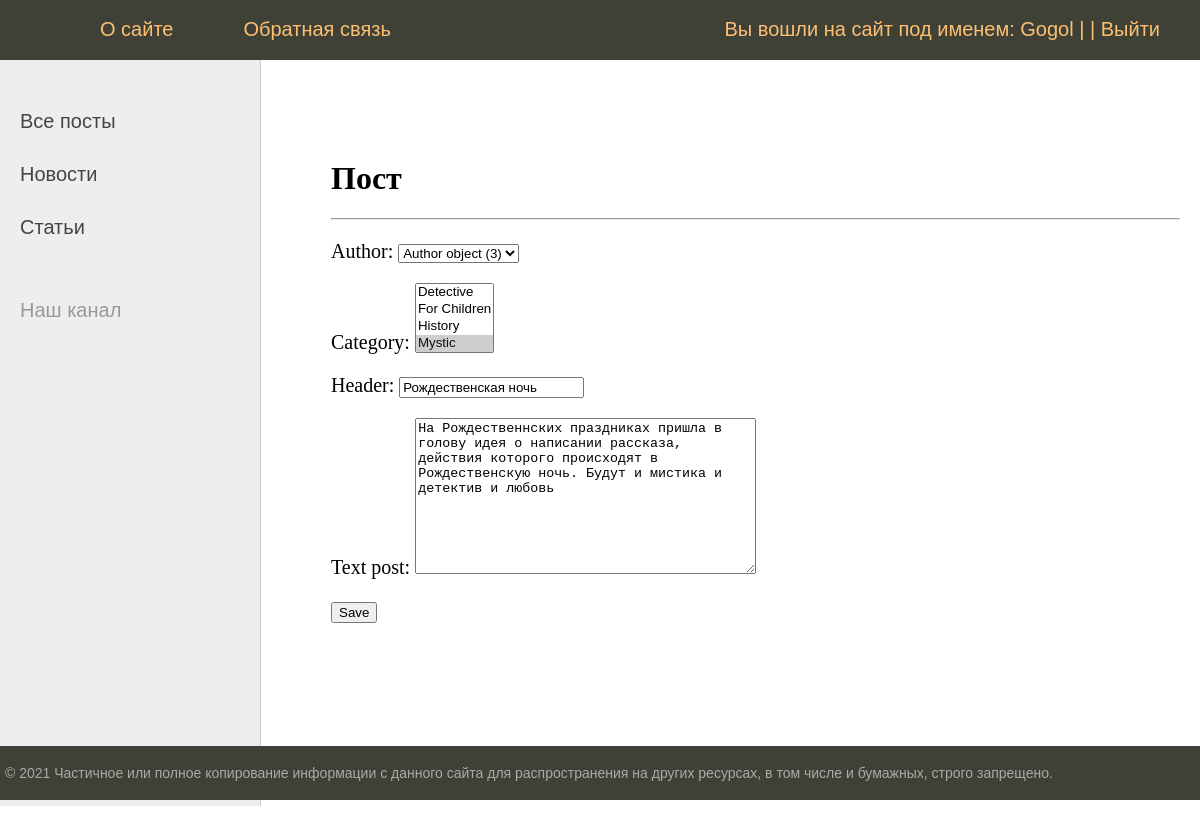
Screenshot of /posts/news/9/update/ (signed in) with the database file from the repository.
### news/models.py (models this page shows, shortened)
class Post(models.Model):
    article_post = 'AR'
    news_post = 'NE'
    POSITIONS = [
        (article_post, 'Статья'),
        (news_post, 'Новость')
    ]
    author = models.ForeignKey(Author, on_delete=models.CASCADE)
    position = models.CharField(max_length=2,
                                choices=POSITIONS,
                                default=article_post)
    time_in = models.DateTimeField(auto_now_add=True)
    category = models.ManyToManyField(Category, through='PostCategory')
    header = models.CharField(max_length=255)
    text_post = models.TextField()
    rating_post = models.IntegerField(default=0)

### news/views.py (the view)
# urls.py: path('news/<int:pk>/update/', PostUpdate.as_view(), name='post_update'),
class PostUpdate(PermissionRequiredMixin, UpdateView):
    permission_required = ('news.change_post',)
    form_class = PostForm
    model = Post
    template_name = 'post_edit.html'
    def get_context_data(self, **kwargs):
        context = super().get_context_data(**kwargs)
        context['menu'] = menu
        context['title'] = 'Все посты'
        return context

### news/forms.py
class PostForm(forms.ModelForm):
   class Meta:
       error_messages = {
           NON_FIELD_ERRORS: {
               'unique_together': "%(model_name)s's %(field_labels)s are not unique.",
           }
       }
       model = Post
       fields = [
           'author',
           'category',
           'header',
           'text_post',
       ]

### news/models.py (called while the page is built)
    def __str__(self):
        return self.name_cat.title()

### templates/post_edit.html (shortened to what this page needs)
{% extends 'flatpages/default.html' %}
{% load custom_tags %}
{% block content %}
<h1>Пост</h1>
<hr>
<form action=" " method="post">
    {{ form.as_p }}
    <input type="submit" value="Save" />
</form>
{% endblock content %}

### templates/flatpages/default.html (shortened to what this page needs)
{% load static %}
<!DOCTYPE html>
<html lang="en">
    <head>
        <link type="text/css" href="{% static 'news/css/styles.css' %}" rel="stylesheet" />
    </head>
    <body>
        <table class="table-page" border=0 cellpadding="0" cellspacing="0">
            <tr><td valign=top>
{% block mainmenu %}
		    <div class="header">
			    <ul id="mainmenu" class="mainmenu">
			    <li class="logo"><a href="{% url 'posts_all' %}"><div class="logo"></div></a></li>
{% for m in menu %}
	{% if not forloop.last %}
			<li><a href="{% url m.url_name %}">{{m.title}}</a></li>
	{% else %}
			{% if request.user.username %}
				<li class="last"> Вы вошли на сайт под именем: {{request.user.username}} |
					| <a href="{% url 'logout' %}">Выйти</a> </li>
			{% else %}
				<li class="last"><a href="{{ m.url_name }}">{{m.title}}</a></li>
			{% endif %}
	{% endif %}
{% endfor %}
			</ul>
		</div>
{% endblock mainmenu %}
<table class="table-content" border=0 cellpadding="0" cellspacing="0">
<tr>
	<td valign="top" class="left-chapters">
	<ul id="leftchapters">
		<li><a href="{% url 'posts_all' %}">Все посты</a></li>
		<li><a href="{% url 'news_all' %}">Новости</a></li>
		<li><a href="#">Статьи</a></li>
		<li class="share">
		<p>Наш канал</p>
		<a class="share-yt" href="https://www.youtube.com/channel/UClJzWfGWuGJL2t-3dYKcHTA/playlists" target="_blank" rel="nofollow"></a>
		</li>
	</ul>
</td>
<td valign="top" class="content">
	<div class="content-text">
{% block content %}
{% endblock %}
	</div>
</td></tr></table>
</td></tr>
<tr><td valign=top>
	<div id="footer">
		<p>&copy; 2021 Частичное или полное копирование информации с данного сайта для распространения на других ресурсах, в том числе и бумажных, строго запрещено.</p>
	</div>
</td></tr></table>
</body>
</html>

### static/css/styles.css (style rules this page uses)
html, body { font-family: 'Arial'; margin: 0; padding: 0; height: 100%; width: 100%; color: #444; }
a { color: #0059b2; text-decoration: none; }
.table-page { width: 100%; height: 100%; vertical-align: top; }
.table-page tr { height: 100%; }
.header { background: #3F4137; height: 60px; }
.logo { background: url('../images/logo.png') no-repeat 10px 5px; width: 70px; height: 60px; }
ul.mainmenu { list-style: none; margin: 0; padding: 0; height: 60px; color: #fdc073; font-size: 20px; overflow: hidden; }
ul.mainmenu li { float: left; margin: 18px 40px 0 30px; }
ul.mainmenu li.logo { margin: 0; }
ul.mainmenu li.last { float: right; }
ul.mainmenu li a { color: #fdc073; text-decoration: none; }
.table-content { width: 100%; min-height: 100%; height: 100%; }
.left-chapters { margin: 0; background: #eee; border-right: 1px solid #ccc; min-height: 100%; }
.left-chapters ul { width: 230px; min-height: 100%; margin: 0; padding: 20px 10px 10px 20px; list-style: none; font-size: 20px; }
.left-chapters ul li { margin: 30px 0 0 0; color: #999; }
.left-chapters ul li a { color: #444; text-decoration: none; }
.left-chapters ul li.share { margin: 60px 0 0 0; }
.left-chapters ul li.share p { margin: 30px 0 30px 0; }
.left-chapters ul li.share a { display: inline-block; width: 40px; height: 40px; margin: 0 20px 0 0; }
.left-chapters ul li.share a.share-yt { width: 100%; height: 30px; background: url('../images/share_yt.png') no-repeat 0 0 }
.content { padding: 40px 20px 20px 40px; width: 100%; box-sizing: border-box; }
.content-text { margin: 60px 0 0 30px; color: #000; font-size: 20px; font-family: Yandex Sans Display Light; }
.content-text h1 { font-size: 32px; }
#footer { box-sizing: border-box; background: #3F4137; padding: 5px; color: #aaa; font-size: 14px; font-family: Verdana, Geneva, Arial, Helvetica; text-align: left; overflow: hidden; }

### rows the page displays
Post: author "Author object (3)", header "Рождественская ночь", text_post "На Рождественнских праздниках пришла в голову идея о написании рассказа, действия которого происходят в Рождественскую ночь. Будут и мистика и детектив и любовь"

### other values shown
{{ m.title }} "О сайте" "Обратная связь"
{{ request.user.username }} "Gogol"
